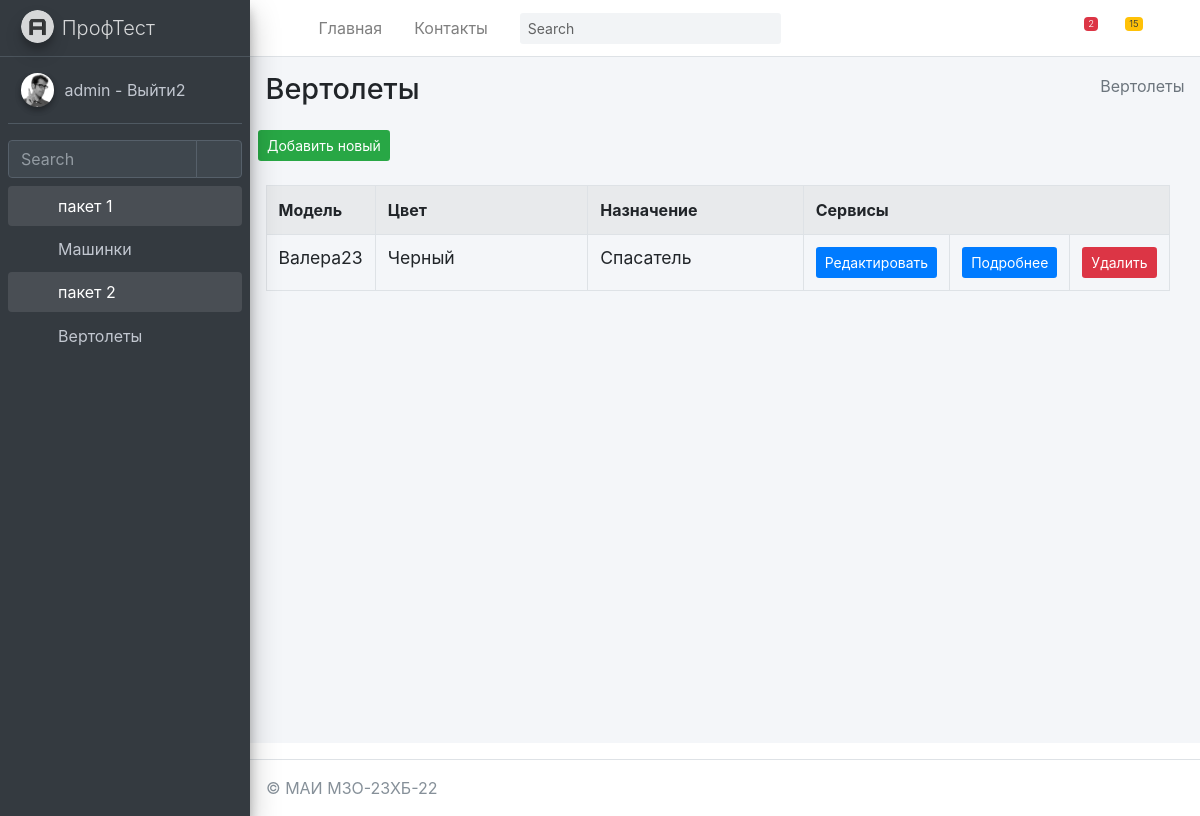
The app's page /helicopter/myhelicopter/ (signed in) with its own data.
### mysite/helicopter/models.py (models this page shows, shortened)
class Forlog(models.Model):
    created_at = models.DateTimeField(auto_now_add=True,  verbose_name='Создано')
    updated_at = models.DateTimeField(auto_now=True, verbose_name='Обновлено')
    edesc = models.TextField(blank=True, null=True, verbose_name='Комментарий')
    erem = models.BooleanField(default=False, verbose_name='Удалить?')
    class Meta:
        abstract = True

class MyHelicopter(Forlog):
    name = models.CharField(max_length=255, blank=False, null= False, default="Валера23", verbose_name="Модель")
    color = models.CharField(max_length=255, blank=False, null = False, default="Черный", verbose_name="Цвет")
    nazn = models.CharField(max_length=255, blank=False, null = False, default="Спасатель", verbose_name="Назначение")
    class Meta:
        verbose_name = 'Вертолет'
        verbose_name_plural = 'Вертолеты'
        ordering = ['id']

### mysite/helicopter/views.py (the view)
# urls.py: path('myhelicopter/', MyHelicopterView.as_view(), name='MyHelicopter'),
@method_decorator(login_required(login_url='/login/'), name='dispatch')
class MyHelicopterView(ListView):
	model = MyHelicopter
	context_object_name = 'myhelicopter_list'
	success_url = reverse_lazy('helicopter: MyHelicopter')
	paginate_by = item_for_page
	def get_context_data(self, *, object_list=None, **kwargs):
		context = super(MyHelicopterView,self).get_context_data(**kwargs)
		context['sometry'] = self.model._meta.verbose_name_plural
		context['col1name'] = self.model._meta.get_field("name").verbose_name
		context['col2name'] = self.model._meta.get_field("color").verbose_name
		context['col3name'] = self.model._meta.get_field("nazn").verbose_name
		context['collastname'] = 'Сервисы'
		return context

### mysite/helicopter/templates/helicopter/myhelicopter_list.html (shortened to what this page needs)
{% extends "helicopter/base.html" %}
{% block content %}
{% load helicopter_tags %}
<div class="content-wrapper">
    {% block sidebar %}
    {% include 'helicopter/includes/_breadcrumb.html' %}
    {% endblock %}
    <section class="content">
        <button class="btn bg-success btn-sm">
            <a href="{% url 'helicopter:MyHelicopterCreate' %}" class=''>
                Добавить новый
            </a>
        </button>
        <br><br>
        <div class="container-fluid row">
            <div class="col-md-12">
                <table class="table table-striped table-bordered ">
                    <tr>
                        <th class="w-10">{{ col1name }}</th>
                        <th class="w-25">{{ col2name }}</th>
                        <th class="w-25">{{ col3name }}</th>
                        <th colspan="3">Сервисы</th>
                    </tr>
                    {% for item in myhelicopter_list %}
                    <tr>
                        <td>
                            <h5 class="card-title">
                                {{ item.name }}
                            </h5>
                        </td>
                        <td>
                            <h5 class="card-title">
                                {{ item.color }}
                            </h5>
                        </td>
                        <td>
                            <h5 class="card-title">
                                {{ item.nazn }}
                            </h5>
                        </td>
                        <td>
                            <button class="btn bg-primary  btn-sm">
                                <a href="{% url 'helicopter:MyHelicopterUpdate' item.pk %}">Редактировать</a>
                            </button>
                        </td>
                        <td>
                            <button class="btn bg-primary  btn-sm">
                                <a href="{% url 'helicopter:MyHelicopterDetail' item.pk %}">Подробнее</a>
                            </button>
                        </td>
                        <td>
                            <button class="btn bg-danger  btn-sm" >
                                <a href="{% url 'helicopter:MyHelicopterDelete' item.pk %}">Удалить</a>
                            </button>
                        </td>
                    </tr>
                    {% endfor %}
                </table>
            </div>
        </div>
    </section>
</div>
{% endblock %}

### mysite/templates/includes/full_sidebar.html
<aside class="main-sidebar sidebar-dark-primary elevation-4">
    <a href="/" class="brand-link">
        <img src="{{ ASSETS_ROOT }}/img/AdminLTELogo.png" alt="AdminLTE Logo" class="brand-image img-circle elevation-3"
             style="opacity: .8">
        <span class="brand-text font-weight-light">ПрофТест</span>
    </a>
    <div class="sidebar">
        <div class="user-panel mt-3 pb-3 mb-3 d-flex">
            <div class="image">
                <img src="{{ ASSETS_ROOT }}/img/user2-160x160.jpg" class="img-circle elevation-2" alt="User Image">
            </div>
            <div class="info">
                <a href="{% url 'logout' %}" class="d-block">
                    {{ request.user.username }} - Выйти2
                </a>
            </div>
        </div>
        <div class="form-inline">
            <div class="input-group" data-widget="sidebar-search">
                <input class="form-control form-control-sidebar" type="search" placeholder="Search" aria-label="Search">
                <div class="input-group-append">
                    <button class="btn btn-sidebar">
                        <i class="fas fa-search fa-fw"></i>
                    </button>
                </div>
            </div>
        </div>
        <nav class="mt-2">
            <ul class="nav nav-pills nav-sidebar flex-column" data-widget="treeview" role="menu" data-accordion="false">
                {% for item1 in SIDEBAR %}
                    <li class="nav-item {% if 'children' in item1 %} has-treeview menu-is-opening menu-open {% endif %}">
                    <a href="{% if 'children' in item1 %}#{% else %}{{ item1.url }}{% endif %}" class="nav-link">
                        <i class="nav-icon fas fa-circle {{ item1.color }}"></i>
                        <p>
                            {{ item1.name }}
                            {% if 'children' in item1 %}<i class="right fas fa-angle-left"></i>{% endif %}
                        </p>
                    </a>
                    <ul class="nav nav-treeview">
                    {% if 'children' in item1 %}
                        {% for item2 in item1.children %}
                            <li class="nav-item">
                                <a href="{{ item2.url }}" class="nav-link">
                                    <i class="far fa-circle nav-icon"></i>
                                    <p>{{ item2.name }}</p>
                                </a>
                            </li>
                        {% endfor %}
                    {% endif %}
                    </ul>
                    </li>
                {% endfor %}
            </ul>
        </nav>
    </div>
</aside>

### records on screen
MyHelicopter: name "Валера23", color "Черный", nazn "Спасатель"

### other values on screen
{{ request.user.username }} "admin"
{{ item1.name }} "пакет 1" "пакет 2"
{{ item2.name }} "Машинки" "Вертолеты"
{{ sometry }} "Вертолеты"
{{ col1name }} "Модель"
{{ col2name }} "Цвет"
{{ col3name }} "Назначение"
